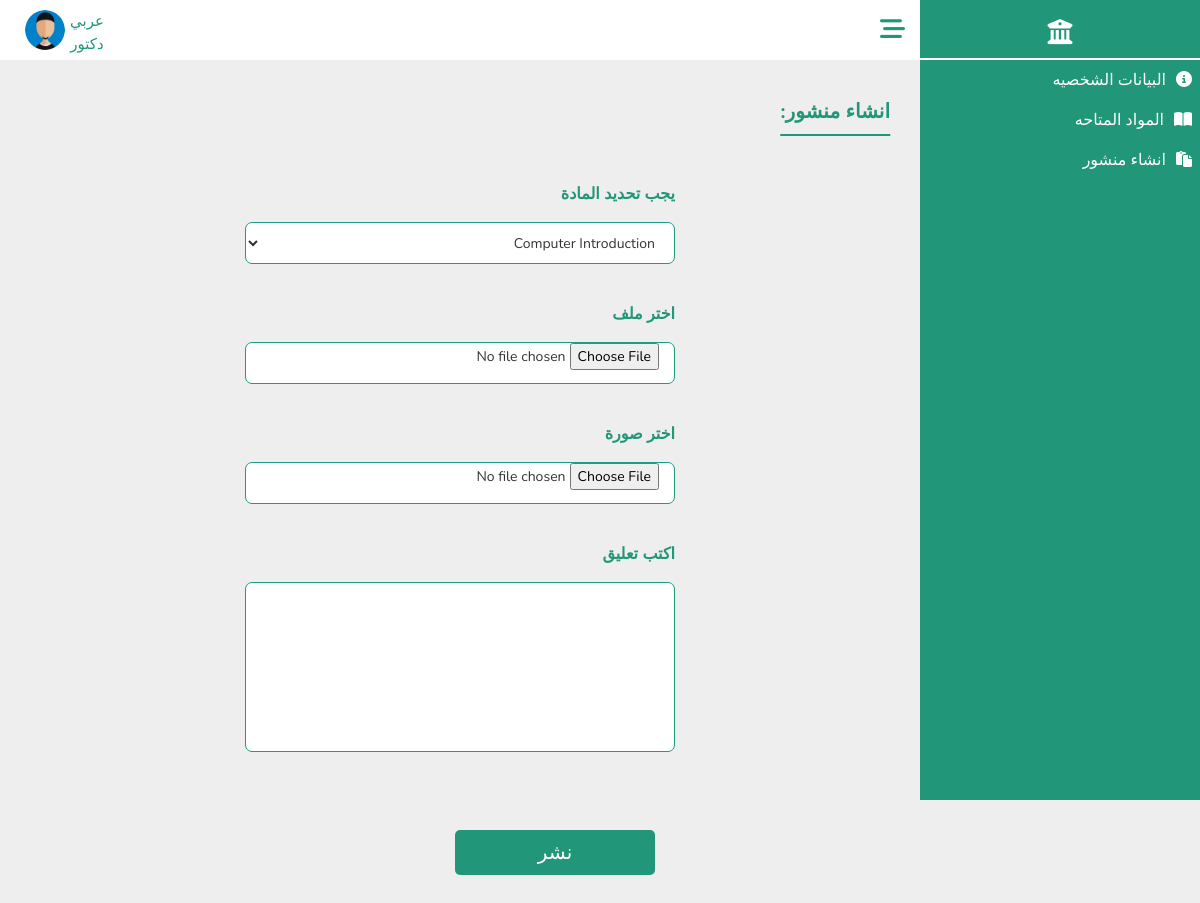
The app's page /Doctors/create_post.php (signed in) with its own data.
### tables this page shows
CREATE TABLE `doctor` (
  `Doctor_ID` bigint(30) NOT NULL,
  `Password` varchar(100) NOT NULL,
  `Image` varchar(100) NOT NULL DEFAULT 'profile.jpg',
  `Full_Name` varchar(100) DEFAULT NULL,
  `Job` varchar(100) NOT NULL DEFAULT 'دكتور',
  `Gender` varchar(100) DEFAULT NULL,
  `Nationality` varchar(100) DEFAULT 'مصري',
  `Religion` varchar(100) DEFAULT NULL,
  `Date_Birth` date DEFAULT NULL,
  `Address` varchar(100) DEFAULT NULL,
  `Phone_Number` varchar(30) DEFAULT NULL,
  `Degree` varchar(100) DEFAULT NULL,
  `University` varchar(100) DEFAULT 'المنوفيه',
  `Faculty` varchar(100) DEFAULT 'الحاسبات والمعلومات',
  `Department` varchar(100) DEFAULT NULL,
  `Email_Address` varchar(100) NOT NULL
);

### Doctors/create_post.php (the view, shortened to what this page needs)
<?php
$ID = $_SESSION["doctor_id"];
?>
<!DOCTYPE html>
<html lang="ar">
<head>
  <link rel="stylesheet" href="../CssComponent/bootstrap.min.css">
  <link rel="stylesheet" href="../CssComponent/datatables.min.css">
  <link rel="stylesheet" href="../CssComponent/all.min.css">
  <link rel="stylesheet" href="../CssComponent/subject.css">
  <link rel="stylesheet" href="../CssComponent/AddData.css">
  <link rel="stylesheet" href="../CssComponent/Table.css">
  <link rel="stylesheet" href="../CssCOmponent/Dashboard.css">
</head>
<body>
  <?php include_once("../Components/Dashboard.php") ?>
  <section class="section">
    <?php include_once("../Components/NavBar.php"); ?>
    <div class="container">
      <form action="" method="POST" enctype="multipart/form-data">
        <div class="oneuser">
          <h3 class="title">انشاء منشور:</h3>
          <div class="allinput">
            <div class="input-filed">
              <label for="subject_name"> يجب تحديد المادة</label>
              <select name="subject_name" id="subject_name" required>
                <?php
                $doctor_subject = $con->query("SELECT * FROM `doctor_subject`WHERE Doctor_Id=$ID");
                $doctor_subject = $doctor_subject->fetchAll(PDO::FETCH_ASSOC);
                foreach ($doctor_subject as $d) {
                ?>
                  <option value="<?php echo $d['Subject_Name'] ?>"><?php echo $d['Subject_Name'] ?>
                  </option>
                <?php } ?>
              </select>
            </div>
            <div class="input-filed">
              <label for="pdf">اختر ملف </label>
              <input type="file" id="pdf" name="pdf">
            </div>
            <div class="input-filed">
              <label for="img">اختر صورة </label>
              <input type="file" id="img" name="img" accept="image/*">
            </div>
            <div class="input-filed">
              <label for="content"> اكتب تعليق</label>
              <textarea name="content" id="content"></textarea>
            </div>
            <div class="save">
              <input type="submit" value="نشر" name="add">
            </div>
          </div>
        </div>
      </form>
    </div>
  </section>
</body>
</html>

### Components/NavBar.php (shortened to what this page needs)
<?php
include_once("../DataBase/database.php");
if ($con) {
   if (isset($_SESSION['admin_id'])) {
      $admin_id = $_SESSION['admin_id'];
      $q = $con->query("SELECT * FROM `admin` WHERE Ad_ID='$admin_id'");
      $d = $q->fetch(PDO::FETCH_ASSOC);
      $imgPath = "../Admins/images/";
      $profile = "../Admins/Admin_Info.php";
   } elseif (isset($_SESSION['doctor_id'])) {
      $doctor_id = $_SESSION['doctor_id'];
      $q = $con->query("SELECT * FROM `doctor` WHERE Doctor_ID='$doctor_id'");
      $d = $q->fetch(PDO::FETCH_ASSOC);
      $imgPath = "../Doctors/images/";
   } elseif (isset($_SESSION['student_id'])) {
      $student_id = $_SESSION['student_id'];
      $q = $con->query("SELECT * FROM `student` WHERE St_ID='$student_id'");
      $d = $q->fetch(PDO::FETCH_ASSOC);
      $imgPath = "../Students/images/";
      $profile = "../Students/Student_info.php";
   }
   $full_name = $d['Full_Name'];
   $job = $d['Job'];
   $img = $imgPath . $d['Image'];
}
?>
<div class="nav-bar1">
    <div class="icon">
        <i class="fa-solid fa-bars-staggered"></i>
    </div>
    <div class="profile">
        <div class="user">
            <p class="username"><?php echo  $full_name ?></p>
            <p class="job"><?php echo $job ?></p>
        </div>
        <div class="img">
            <img src=<?php echo $img ?> alt="error" height="30px" width="30px">
        </div>
    </div>
</div>

### CssComponent/AddData.css (style rules this page uses)
.container { width: 100%; padding: 30px; }
.container .title { font-size: 20px; font-weight: bold; color: var(--main-color); padding: 10px 0px; position: relative; width: fit-content; }
.container .title::before { content: ""; position: absolute; width: 100%; height: 2px; background-color: var(--main-color); bottom: -2px; left: 50%; transform: translateX(-50%); }
.container .input-filed label { font-size: 16px; font-weight: bold; color: var(--main-color); text-align: initial; }
.container .input-filed input, .container .input-filed select { outline: none; font-size: 14px; font-weight: 400; color: #333; border-radius: 7px; border: 1px solid var(--main-color); padding: 0 15px; height: 42px; margin: 8px 0; background-color: #fff; }
.container .oneuser .allinput { display: grid; grid-template-columns: repeat(auto-fit, minmax(300px, 1fr)); gap: 30px; padding: 40px 0; }
.container .oneuser .allinput .input-filed { display: flex; flex-direction: column; gap: 8px; }
.container .save { margin: 40px 20px; }
.container .save input { display: flex; align-items: center; justify-content: center; height: 45px; max-width: 200px; width: 100%; color: #fff; border-radius: 5px; font-size: 20px; margin: 0; background-color: var(--main-color); transition: all 0.3s linear; cursor: pointer; }

### CssComponent/Dashboard.css (style rules this page uses)
:root { --main-color: #229678; --red-color: #e74c3c; --orangen-color: #f39c12; --white-color: #fff; --black-color: #2c3e50; --ligth-color: #888; --ligth-background: #eee; --main-border: 1pxsolid rgba(0, 0, 0, 0.2); --main-trantision: 0.2s linear; --linear: #229678; }
* { font-family: "Nunito", sans-serif; margin: 0; padding: 0; box-sizing: border-box; outline: none; border: none; text-decoration: none; direction: rtl !important; }
body { background-color: var(--ligth-background) !important; }
.nav-bar1 { height: 60px; width: 100%; background-color: white; display: flex; justify-content: space-between; z-index: 1000; text-align: center; position: sticky; top: 0; left: 0; }
.nav-bar1 .profile, .nav-bar1 .icon { height: 100%; padding: 10px 15px; }
.nav-bar1 .icon { line-height: 40px; font-size: 25px; cursor: pointer; }
.nav-bar1 .icon i { cursor: pointer; color: var(--main-color); }
.nav-bar1 .profile { display: inline-flex; margin-left: 10px; }
.nav-bar1 .profile .user { margin-left: 5px; }
.nav-bar1 .profile .user p { color: var(--main-color); margin: 0 !important; font-size: 15px; }
.img > img { height: 100%; width: 100%; border-radius: 50%; }
.section { padding-right: 280px; }

### Doctors/create_post.php (style rules this page uses)
.container .input-filed input, .container .input-filed select, .container .input-filed textarea { outline: none; font-size: 14px; font-weight: 400; color: #333; border-radius: 7px; border: 1px solid #1B9C85; padding: 0 15px; height: 42px; margin: 8px 0; background-color: #fff; }
.container .input-filed textarea { height: 170px; resize: none; padding: 10px; }
.container .oneuser .allinput { display: flex; flex-direction: column; width: 50%; margin: auto; padding: 40px 0; }
.container .oneuser .allinput .input-filed { display: flex; flex-direction: column; gap: 8px; }

### records on screen
doctor: Full_Name "عربي", Job "دكتور", Image (placeholder picture)

### other values on screen
form field subject_name "Computer Introduction"
